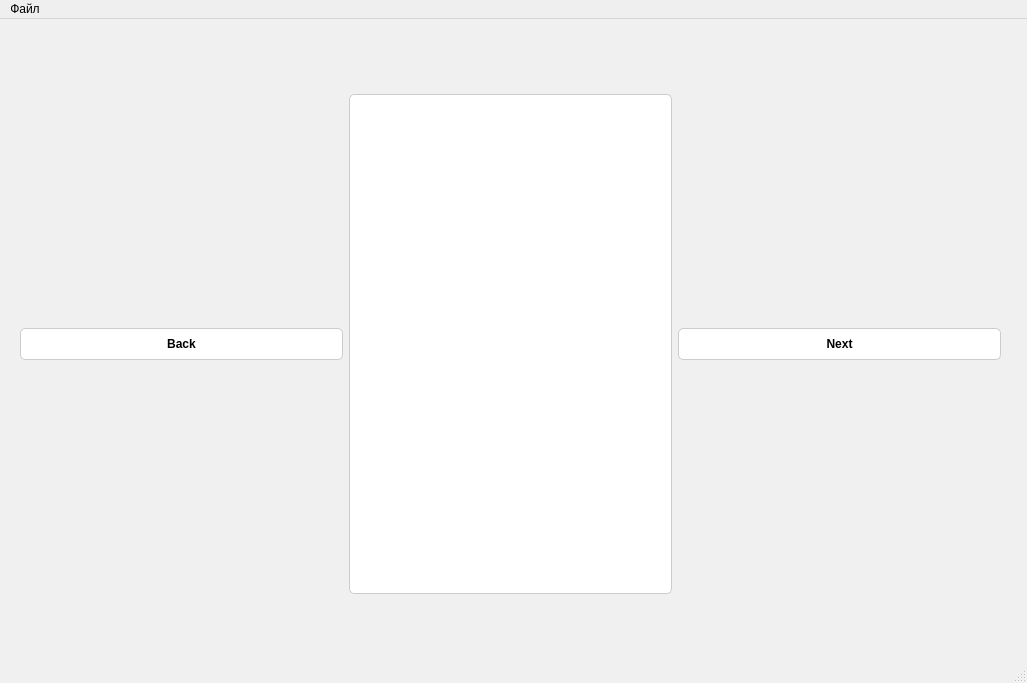
<?xml version="1.0" encoding="UTF-8"?>
<ui version="4.0">
 <class>MainWindow</class>
 <widget class="QMainWindow" name="MainWindow">
  <property name="geometry">
   <rect>
    <x>0</x>
    <y>0</y>
    <width>1027</width>
    <height>683</height>
   </rect>
  </property>
  <property name="windowTitle">
   <string>Просмотр датасета медведей</string>
  </property>
  <property name="styleSheet">
   <string notr="true">
QMainWindow {
    background-color: #f0f0f0;
}

QPushButton {
    background-color: white;
    color: black;
    border: 1px solid #cccccc;
    border-radius: 5px;
    padding: 8px 16px;
    font-weight: bold;
}

QPushButton:hover {
    background-color: #e6e6e6;
}

QPushButton:pressed {
    background-color: #d4d4d4;
}

QLabel {
    background-color: white;
    border: 1px solid #cccccc;
    border-radius: 5px;
}
   </string>
  </property>
  <widget class="QWidget" name="centralwidget">
   <widget class="QWidget" name="horizontalLayoutWidget">
    <property name="geometry">
     <rect>
      <x>20</x>
      <y>30</y>
      <width>981</width>
      <height>591</height>
     </rect>
    </property>
    <layout class="QHBoxLayout" name="horizontalLayout">
     <item>
      <widget class="QPushButton" name="pushButton_2">
       <property name="text">
        <string>Back</string>
       </property>
      </widget>
     </item>
     <item>
      <widget class="QLabel" name="label">
       <property name="maximumSize">
        <size>
         <width>500</width>
         <height>500</height>
        </size>
       </property>
       <property name="text">
        <string/>
       </property>
       <property name="pixmap">
        <pixmap>../../../Users/Настя/Desktop/bears/additional/000012.jpg</pixmap>
       </property>
       <property name="scaledContents">
        <bool>true</bool>
       </property>
      </widget>
     </item>
     <item>
      <widget class="QPushButton" name="pushButton">
       <property name="text">
        <string>Next</string>
       </property>
      </widget>
     </item>
    </layout>
   </widget>
  </widget>
  <widget class="QMenuBar" name="menubar">
   <property name="geometry">
    <rect>
     <x>0</x>
     <y>0</y>
     <width>1027</width>
     <height>22</height>
    </rect>
   </property>
   <widget class="QMenu" name="menuFile">
    <property name="title">
     <string>Файл</string>
    </property>
    <addaction name="actionSelectSource"/>
   </widget>
   <addaction name="menuFile"/>
  </widget>
  <widget class="QStatusBar" name="statusbar"/>
  <action name="actionSelectSource">
   <property name="text">
    <string>Выбрать источник</string>
   </property>
  </action>
 </widget>
 <resources/>
 <connections/>
</ui>
